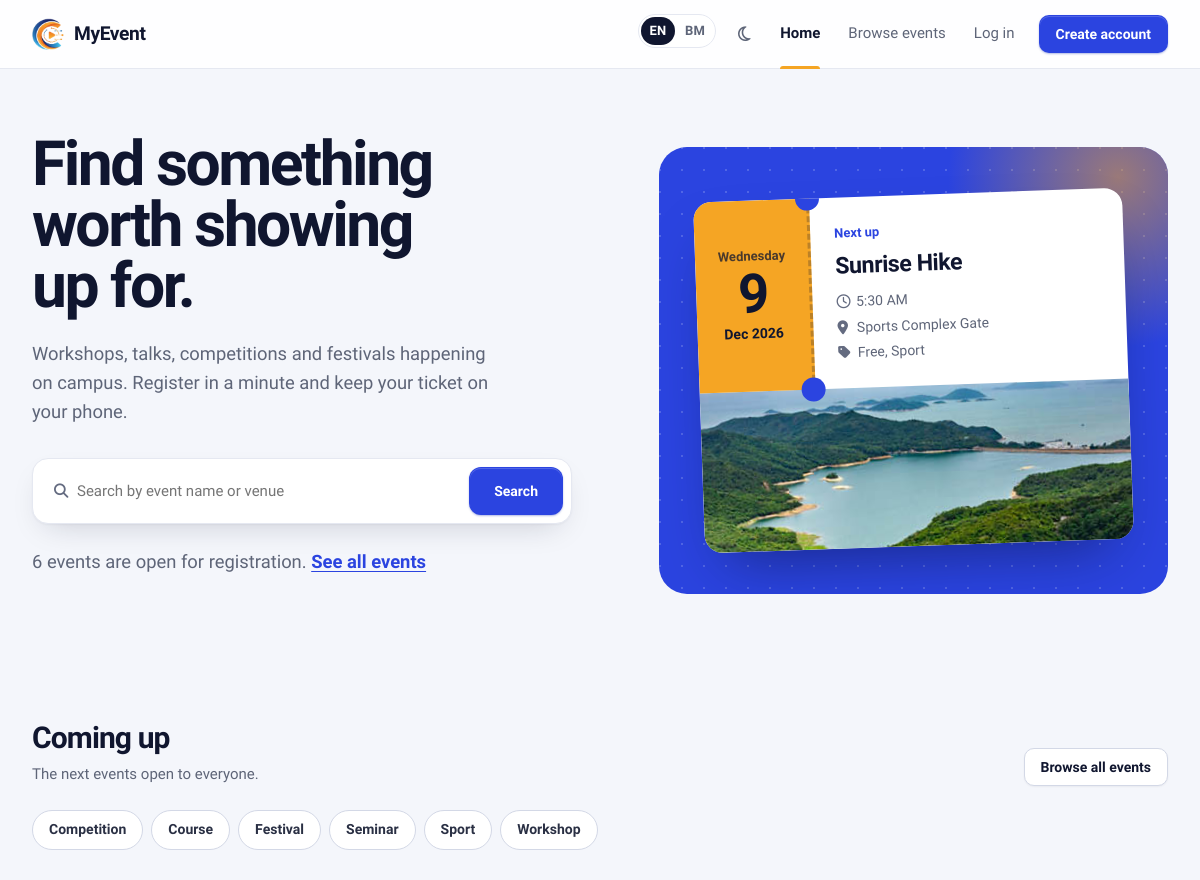
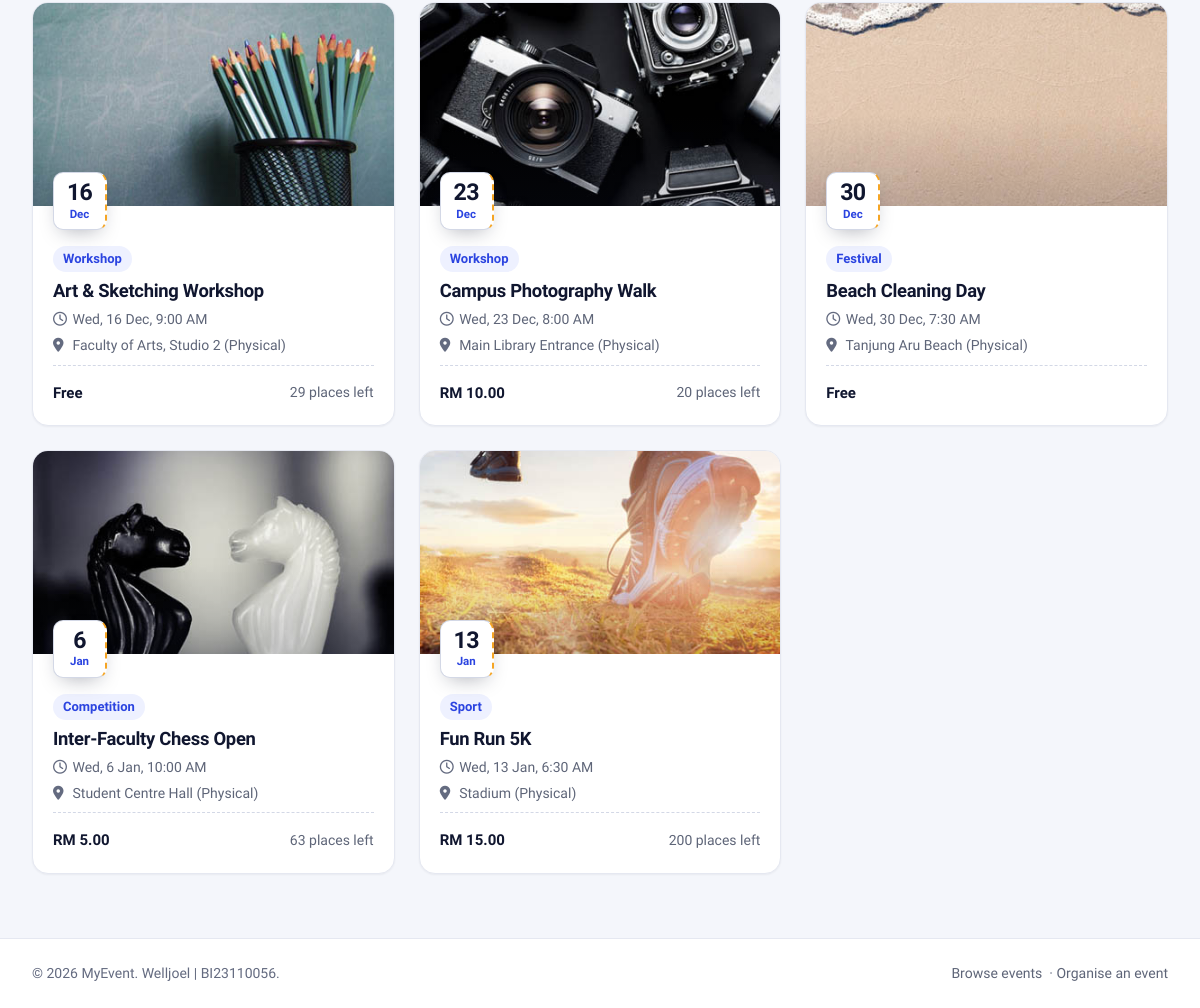
The page / on the database its author committed (2 pictures, top to bottom).
### tables this page shows
CREATE TABLE IF NOT EXISTS `events` (
  `event_id` int(11) NOT NULL AUTO_INCREMENT,
  `event_name` varchar(255) NOT NULL,
  `description` text DEFAULT NULL,
  `contact_no` varchar(20) DEFAULT NULL,
  `category_id` int(10) unsigned DEFAULT NULL,
  `venue` varchar(255) NOT NULL,
  `event_date` date NOT NULL,
  `event_time` time NOT NULL,
  `end_time` time DEFAULT NULL,
  `mode` enum('Physical','Online','Hybrid') NOT NULL DEFAULT 'Physical',
  `remarks` text DEFAULT NULL,
  `visibility` enum('Public','Private') NOT NULL DEFAULT 'Public',
  `poster_path` varchar(255) DEFAULT NULL,
  `created_by` int(11) DEFAULT NULL,
  `created_at` timestamp NOT NULL DEFAULT current_timestamp(),
  `fee` decimal(10,2) NOT NULL DEFAULT 0.00,
  `reg_close_date` date DEFAULT NULL,
  `max_participants` int(11) NOT NULL DEFAULT 0,
  PRIMARY KEY (`event_id`),
  KEY `category_id` (`category_id`),
  KEY `fk_events_createdby` (`created_by`),
  KEY `idx_events_date` (`event_date`),
  CONSTRAINT `events_ibfk_1` FOREIGN KEY (`category_id`) REFERENCES `event_category` (`category_id`) ON DELETE SET NULL ON UPDATE CASCADE,
  CONSTRAINT `fk_events_createdby` FOREIGN KEY (`created_by`) REFERENCES `users` (`user_id`) ON DELETE SET NULL ON UPDATE CASCADE,
  CONSTRAINT `chk_events_fee` CHECK (`fee` >= 0),
  CONSTRAINT `chk_events_capacity` CHECK (`max_participants` >= 0)
);

CREATE TABLE IF NOT EXISTS `event_category` (
  `category_id` int(10) unsigned NOT NULL AUTO_INCREMENT,
  `categoryName` varchar(100) NOT NULL,
  `categoryDesc` varchar(100) NOT NULL,
  `createDate` timestamp NOT NULL DEFAULT current_timestamp(),
  PRIMARY KEY (`category_id`)
);

### include/i18n.php (called while the page is built, shortened)
<?php
function current_locale(): string
{
    return $GLOBALS['__locale'] ?? default_locale();
}
function translations(string $locale): array
{
    static $cache = [];
    if (!isset($cache[$locale])) {
        $file = __DIR__ . '/../lang/' . $locale . '.php';
        $cache[$locale] = $locale !== 'en' && is_file($file) ? (array) require $file : [];
    }
    return $cache[$locale];
}
function __(string $text, array $params = []): string
{
    $out = translations(current_locale())[$text] ?? $text;
    if ($params) {
        $pairs = [];
        foreach ($params as $k => $v) {
            $pairs['{' . $k . '}'] = (string) $v;
        }
        $out = strtr($out, $pairs);
    }
    return $out;
}
function t(string $text, array $params = []): string
{
    return e(__($text, $params));
}
function _n(string $singular, string $plural, int $n, array $params = []): string
{
    return __($n === 1 ? $singular : $plural, $params + ['n' => $n]);
}
function ldate(string $format, $time = null): string
{
    $ts = $time === null ? time() : (is_int($time) ? $time : strtotime((string) $time));
    $out = date($format, $ts);
    if (current_locale() !== 'ms') {
        return $out;
    }
    static $names = [
        'Monday' => 'Isnin', 'Tuesday' => 'Selasa', 'Wednesday' => 'Rabu', 'Thursday' => 'Khamis',
        'Friday' => 'Jumaat', 'Saturday' => 'Sabtu', 'Sunday' => 'Ahad',
        'January' => 'Januari', 'February' => 'Februari', 'March' => 'Mac', 'April' => 'April', 'June' => 'Jun',
        'July' => 'Julai', 'August' => 'Ogos', 'September' => 'September', 'October' => 'Oktober',
        'November' => 'November', 'December' => 'Disember',
        'Mon' => 'Isn', 'Tue' => 'Sel', 'Wed' => 'Rab', 'Thu' => 'Kha', 'Fri' => 'Jum', 'Sat' => 'Sab', 'Sun' => 'Ahd',
        'Jan' => 'Jan', 'Feb' => 'Feb', 'Mar' => 'Mac', 'Apr' => 'Apr', 'May' => 'Mei', 'Jun' => 'Jun', 'Jul' => 'Jul',
        'Aug' => 'Ogo', 'Sep' => 'Sep', 'Oct' => 'Okt', 'Nov' => 'Nov', 'Dec' => 'Dis',
        'AM' => 'PG', 'PM' => 'PTG',
    ];
    return preg_replace_callback('/\b(' . implode('|', array_map('preg_quote', array_keys($names))) . ')\b/',
        static fn($m) => $names[$m[1]], $out);
}
function html_lang(): string
{
    return current_locale();
}

### include/security.php (called while the page is built, shortened)
<?php
function e($value): string
{
    return htmlspecialchars((string) ($value ?? ''), ENT_QUOTES | ENT_SUBSTITUTE, 'UTF-8');
}
function is_logged_in(): bool
{
    return !empty($_SESSION['loggedin']) && isset($_SESSION['user_id']);
}

### index.php (the view, shortened to what this page needs)
<?php
require_once __DIR__ . '/config.php';
$card_cols = "e.event_id, e.event_name, e.event_date, e.event_time, e.venue, e.mode, e.fee, e.poster_path,
              e.max_participants, e.reg_close_date, c.categoryName,
              (SELECT COUNT(*) FROM registrations r WHERE r.event_id = e.event_id AND r.approval_status <> 'Rejected') AS taken";
$upcoming = db_all($conn,
    "SELECT $card_cols FROM events e LEFT JOIN event_category c ON c.category_id = e.category_id
     WHERE e.visibility = 'Public' AND e.event_date >= CURDATE()
     ORDER BY e.event_date ASC, e.event_time ASC LIMIT 7");
$next = array_shift($upcoming);
$open_count = (int) db_value($conn, "SELECT COUNT(*) FROM events WHERE visibility = 'Public' AND COALESCE(reg_close_date, event_date) >= CURDATE()");
$categories = db_all($conn, 'SELECT category_id, categoryName FROM event_category ORDER BY categoryName');
$nav_current = 'home';
include ROOT_PATH . '/include/layout/public_start.php';
?>
<section class="hero">
    <div class="hero-inner">
        <div>
            <h1><?= t('Find something worth showing up for.') ?></h1>
            <p><?= t('Workshops, talks, competitions and festivals happening on campus. Register in a minute and keep your ticket on your phone.') ?></p>
            <form class="hero-search" action="browse_events.php" method="GET" role="search">
                <label class="search-box">
                    <i class="fa-solid fa-magnifying-glass" aria-hidden="true"></i>
                    <input class="input" type="search" name="q" placeholder="<?= t('Search by event name or venue') ?>">
                </label>
                <button class="btn btn-primary" type="submit"><?= t('Search') ?></button>
            </form>
            <p class="hero-meta"><?= e(_n('{n} event is open for registration.', '{n} events are open for registration.', $open_count)) ?> <a href="browse_events.php"><?= t('See all events') ?></a></p>
        </div>
        <?php if ($next): $ts = strtotime($next['event_date']); ?>
          <div class="hero-board">
            <a class="ticket" href="event_detail.php?id=<?= (int) $next['event_id'] ?>" aria-label="<?= t('Next up: {name}', ['name' => $next['event_name']]) ?>">
                <div class="ticket-stub" aria-hidden="true">
                    <span class="ticket-weekday"><?= e(ldate('l', $ts)) ?></span>
                    <span class="ticket-day"><?= date('j', $ts) ?></span>
                    <span class="ticket-month"><?= e(ldate('M Y', $ts)) ?></span>
                </div>
                <div class="ticket-body">
                    <span class="ticket-label"><?= t('Next up') ?></span>
                    <h2 class="ticket-title"><?= e($next['event_name']) ?></h2>
                    <ul class="ticket-facts">
                        <li><i class="fa-regular fa-clock" aria-hidden="true"></i> <?= e(ldate('g:i A', $next['event_time'])) ?></li>
                        <li><i class="fa-solid fa-location-dot" aria-hidden="true"></i> <?= e($next['venue']) ?></li>
                        <li><i class="fa-solid fa-tag" aria-hidden="true"></i> <?= e(format_fee($next['fee'])) ?>, <?= e($next['categoryName'] ?? __('General')) ?></li>
                    </ul>
                </div>
                <img class="ticket-poster" src="<?= e(poster_url($next['poster_path'])) ?>" alt="">
            </a>
          </div>
        <?php endif; ?>
    </div>
</section>
<section class="section">
    <div class="section-head">
        <div>
            <h2><?= t('Coming up') ?></h2>
            <p><?= t('The next events open to everyone.') ?></p>
        </div>
        <a class="btn btn-secondary" href="browse_events.php"><?= t('Browse all events') ?></a>
    </div>
    <nav class="chips" aria-label="<?= t('Categories') ?>">
        <?php foreach ($categories as $c): ?>
            <a class="chip" href="browse_events.php?category=<?= (int) $c['category_id'] ?>"><?= e($c['categoryName']) ?></a>
        <?php endforeach; ?>
    </nav>
    <?php if ($upcoming): ?>
        <div class="event-grid">
            <?php foreach ($upcoming as $ev) { include ROOT_PATH . '/include/partials/event_card.php'; } ?>
        </div>
    <?php endif; ?>
</section>
<?php include ROOT_PATH . '/include/layout/public_end.php'; ?>

### include/layout/public_start.php (shortened to what this page needs)
<?php
$nav_current = $nav_current ?? '';
$u = BASE_URL;
$__unread = 0;
$__me = null;
$__cur = static fn(string $key) => $nav_current === $key ? ' aria-current="page"' : '';
?>
<!DOCTYPE html>
<html lang="<?= e(html_lang()) ?>">
<head>
    <link rel="stylesheet" href="https://cdnjs.cloudflare.com/ajax/libs/font-awesome/6.5.0/css/all.min.css">
    <link rel="stylesheet" href="<?= e($u) ?>assets/css/app.css?v=16">
    <link rel="stylesheet" href="<?= e($u) ?>assets/css/public.css?v=16">
</head>
<body class="app public">
<header class="site-nav">
    <div class="site-nav-inner">
        <a class="site-brand" href="<?= e($u) ?>index.php"><img src="<?= e($u) ?>assets/img/logo.png" alt=""><?= e(APP_NAME) ?></a>
        <nav class="site-links" id="site-links" aria-label="<?= t('Main') ?>">
            <?php include ROOT_PATH . '/include/partials/lang_switch.php'; ?>
            <button type="button" class="icon-btn theme-toggle site-theme-toggle" data-theme-toggle aria-label="<?= t('Switch to dark theme') ?>" title="<?= t('Switch theme') ?>"
                    data-label-dark="<?= t('Switch to dark theme') ?>" data-label-light="<?= t('Switch to light theme') ?>">
                <i class="fa-regular fa-moon" aria-hidden="true"></i><i class="fa-regular fa-sun" aria-hidden="true"></i>
            </button>
            <a class="site-link" href="<?= e($u) ?>index.php"<?= $__cur('home') ?>><?= t('Home') ?></a>
            <a class="site-link" href="<?= e($u) ?>browse_events.php"<?= $__cur('browse') ?>><?= t('Browse events') ?></a>
            <?php if ($__me): ?>
                <a class="site-link" href="<?= e($u) ?>users/my_registrations.php"><?= t('My registrations') ?></a>
                <a class="icon-btn" href="<?= e($u) ?>users/notifications.php" aria-label="<?= $__unread ? t('Notifications ({n} unread)', ['n' => $__unread]) : t('Notifications') ?>">
                    <i class="fa-regular fa-bell"></i>
                    <?php if ($__unread): ?><span class="dot"><?= $__unread > 9 ? '9+' : $__unread ?></span><?php endif; ?>
                </a>
                <a class="btn btn-primary" href="<?= e($u) ?><?= is_admin() ? 'admin/index.php' : 'users/dashboard.php' ?>"><?= t('Dashboard') ?></a>
            <?php else: ?>
                <a class="site-link" href="<?= e($u) ?>auth/login.php"<?= $__cur('login') ?>><?= t('Log in') ?></a>
                <a class="btn btn-primary" href="<?= e($u) ?>auth/register.php"><?= t('Create account') ?></a>
            <?php endif; ?>
        </nav>
    </div>
</header>
<main id="main">

### include/partials/lang_switch.php (shortened to what this page needs)
<form class="lang-switch" action="<?= e(BASE_URL) ?>lang.php" method="POST" aria-label="<?= t('Language') ?>">
    <?php foreach (['en' => 'EN', 'ms' => 'BM'] as $__code => $__short): $__on = current_locale() === $__code; ?>
        <button type="submit" name="locale" value="<?= e($__code) ?>" lang="<?= e($__code) ?>"
                class="lang-option<?= $__on ? ' is-active' : '' ?>" aria-pressed="<?= $__on ? 'true' : 'false' ?>"
                title="<?= e(LOCALES[$__code]) ?>"><?= e($__short) ?><span class="sr-only"> (<?= e(LOCALES[$__code]) ?>)</span></button>
    <?php endforeach; ?>
</form>

### include/partials/event_card.php (shortened to what this page needs)
<?php
$__full   = (int) $ev['max_participants'] > 0 && (int) $ev['taken'] >= (int) $ev['max_participants'];
?>
<article class="event-card">
    <div class="event-card-media">
        <img src="<?= e(poster_url($ev['poster_path'])) ?>" alt="" loading="lazy">
        <?= datestub($ev['event_date']) ?>
    </div>
    <div class="event-card-body">
        <span class="badge badge-brand no-dot badge-start"><?= e($ev['categoryName'] ?? __('General')) ?></span>
        <h3 class="event-card-title"><a href="<?= e(BASE_URL) ?>event_detail.php?id=<?= (int) $ev['event_id'] ?>"><?= e($ev['event_name']) ?></a></h3>
        <div class="event-card-meta">
            <span><i class="fa-regular fa-clock" aria-hidden="true"></i> <?= e(ldate('D, j M', $ev['event_date'])) ?>, <?= e(ldate('g:i A', $ev['event_time'])) ?></span>
            <span><i class="fa-solid fa-location-dot" aria-hidden="true"></i> <?= e($ev['venue']) ?> (<?= e(status_label($ev['mode'])) ?>)</span>
        </div>
        <div class="event-card-foot">
            <span class="event-card-fee"><?= e(format_fee($ev['fee'])) ?></span>
            <?php if ((int) $ev['max_participants'] > 0 && !$__full): ?>
                <span class="cell-muted"><?= e(_n('{n} place left', '{n} places left', (int) $ev['max_participants'] - (int) $ev['taken'])) ?></span>
            <?php endif; ?>
        </div>
    </div>
</article>

### include/helpers.php (shortened to what this page needs)
<?php
function poster_url(?string $file): string
{
    if ($file && basename($file) === $file) {
        foreach ([POSTER_DIR, 'assets/img'] as $dir) {
            if (is_file(ROOT_PATH . '/' . $dir . '/' . $file)) {
                return BASE_URL . $dir . '/' . rawurlencode($file);
            }
        }
    }
    return BASE_URL . 'assets/img/event-placeholder.svg';
}
function format_fee($fee): string
{
    $amount = (float) $fee;
    return $amount > 0 ? 'RM ' . number_format($amount, 2) : __('Free');
}
function datestub(?string $date): string
{
    if (!$date || !($ts = strtotime($date))) {
        return '<span class="datestub is-past" aria-label="' . e(__('No date')) . '"><b>–</b><span>' . e(__('TBA')) . '</span></span>';
    }
    $past = date('Y-m-d', $ts) < date('Y-m-d') ? ' is-past' : '';
    return '<span class="datestub' . $past . '" aria-label="' . e(ldate('j F Y', $ts)) . '"><b>'
        . date('j', $ts) . '</b><span>' . e(ldate('M', $ts)) . '</span></span>';
}
function status_label(string $value): string
{
    $labels = [
        'Approved' => __('Approved'), 'Pending' => __('Pending'), 'Rejected' => __('Rejected'),
        'Present' => __('Present'), 'Absent' => __('Absent'),
        'Public' => __('Public'), 'Private' => __('Private'),
        'Admin' => __('Admin'), 'User' => __('User'),
        'Student' => __('Student'), 'Staff' => __('Staff'),
        'Physical' => __('Physical'), 'Online' => __('Online'), 'Hybrid' => __('Hybrid'),
        'Unknown' => __('Unknown'),
    ];
    return $labels[$value] ?? $value;
}
function db_all(mysqli $conn, string $sql, string $types = '', array $params = []): array
{
    $stmt = $conn->prepare($sql);
    $stmt->execute();
    $rows = $stmt->get_result()->fetch_all(MYSQLI_ASSOC);
    return $rows;
}
function db_value(mysqli $conn, string $sql, string $types = '', array $params = [])
{
    $stmt = $conn->prepare($sql);
    $stmt->execute();
    $row = $stmt->get_result()->fetch_row();
    return $row[0] ?? null;
}

### include/layout/public_end.php (shortened to what this page needs)
</main>
<footer class="site-footer">
    <div class="site-footer-inner">
        <span>&copy; <?= date('Y') ?> <?= e(APP_NAME) ?>. Welljoel | BI23110056.</span>
        <span>
            <a href="<?= e(BASE_URL) ?>browse_events.php"><?= t('Browse events') ?></a>
            <?php if (!is_logged_in()): ?>&nbsp;&middot;&nbsp;<a href="<?= e(BASE_URL) ?>auth/register.php"><?= t('Organise an event') ?></a><?php endif; ?>
        </span>
    </div>
</footer>
</body>
</html>

### rows shown on the page
events: event_date "Wednesday", event_date "9", event_date "Dec 2026", event_name "Sunrise Hike", event_time "5:30 AM", venue "Sports Complex Gate", fee "Free", poster_path (picture)
event_category: categoryName "Sport"
event_category: categoryName "Competition"
event_category: categoryName "Course"
event_category: categoryName "Festival"
event_category: categoryName "Seminar"
event_category: categoryName "Workshop"
events: poster_path (picture), event_date "16", event_date "Dec", category.categoryName "Workshop", event_name "Art & Sketching Workshop", event_date "Wed, 16 Dec", event_time "9:00 AM", venue "Faculty of Arts, Studio 2", mode "Physical", fee "Free", taken "29 places left"
events: poster_path (picture), event_date "23", event_date "Dec", category.categoryName "Workshop", event_name "Campus Photography Walk", event_date "Wed, 23 Dec", event_time "8:00 AM", venue "Main Library Entrance", mode "Physical", fee "RM 10.00", taken "20 places left"
events: poster_path (picture), event_date "30", event_date "Dec", category.categoryName "Festival", event_name "Beach Cleaning Day", event_date "Wed, 30 Dec", event_time "7:30 AM", venue "Tanjung Aru Beach", mode "Physical", fee "Free"
events: poster_path (picture), event_date "6", event_date "Jan", category.categoryName "Competition", event_name "Inter-Faculty Chess Open", event_date "Wed, 6 Jan", event_time "10:00 AM", venue "Student Centre Hall", mode "Physical", fee "RM 5.00", taken "63 places left"
events: poster_path (picture), event_date "13", event_date "Jan", category.categoryName "Sport", event_name "Fun Run 5K", event_date "Wed, 13 Jan", event_time "6:30 AM", venue "Stadium", mode "Physical", fee "RM 15.00", taken "200 places left"

### other values the page prints
APP_NAME "MyEvent"
$__short "EN"
$__short "BM"
t('Home') "Home"
t('Browse events') "Browse events"
t('Log in') "Log in"
t('Create account') "Create account"
t('Find something worth showing up for.') "Find something worth showing up for."
t('Search') "Search"
t('See all events') "See all events"
t('Next up') "Next up"
t('Coming up') "Coming up"
t('The next events open to everyone.') "The next events open to everyone."
t('Browse all events') "Browse all events"
t('Organise an event') "Organise an event"
